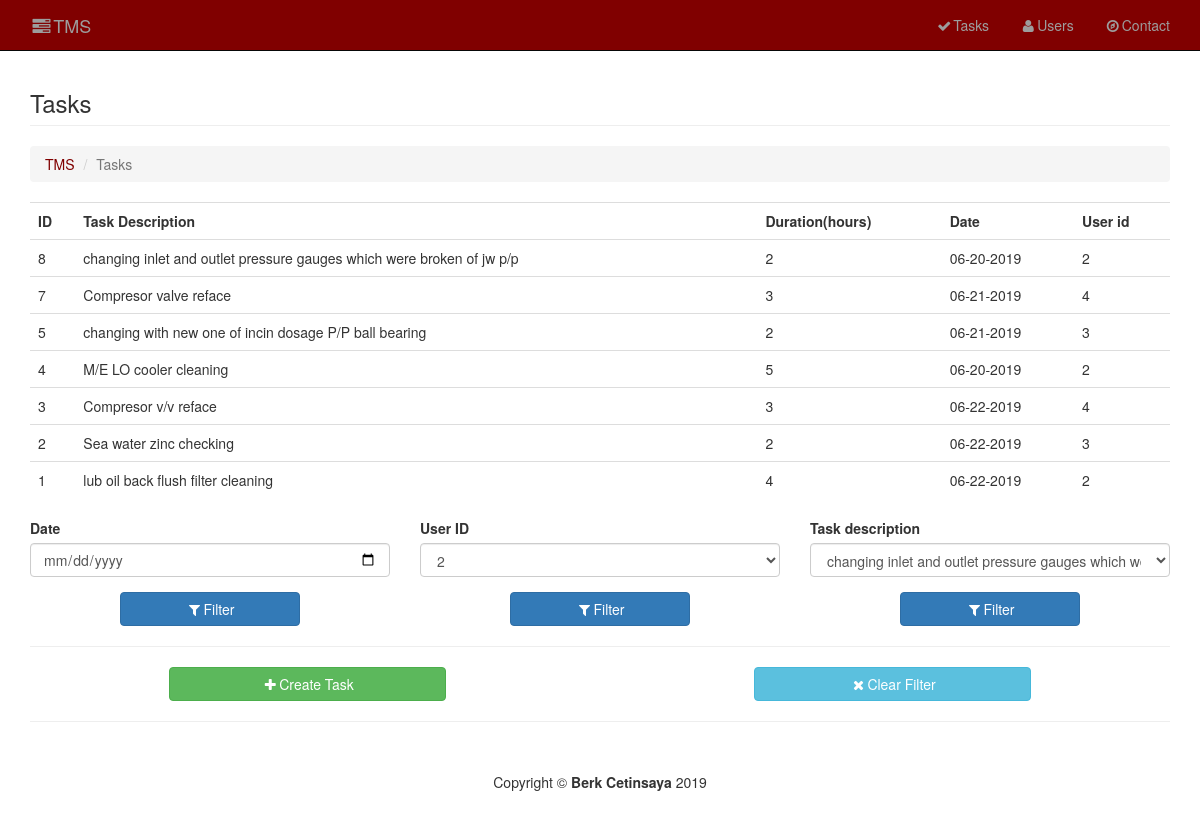
/task.php, run on the app's committed database.
### tables this page shows
CREATE TABLE `task` (
  `idtask` int(11) NOT NULL,
  `name` varchar(255) DEFAULT NULL,
  `duration` varchar(45) DEFAULT NULL,
  `date` varchar(45) DEFAULT NULL,
  `userid` int(11) DEFAULT NULL
);

### task.php (the view, shortened to what this page needs)
<?php
	include("db_conn.php");
	include_once "header.php";
?>
		<div class="container">
			<div class="row">
				<div class="col-lg-12">
					<h3 class="page-header">Tasks</h3>
					<ol class="breadcrumb">
						<li><a style="color:#800000;" href="index.php">TMS</a></li>
						<li class="active">Tasks</li>
					</ol>
				</div>
			</div>
			<div class="row">
				<div class="col-lg-12">
				<?php if (isset($_POST['filterUserIDButton'])) { ?>
				        <div style="height:50%;overflow:auto;">
                            <table class="table">
                                <tr>
                                    <th>Task ID</th>
                                    <th>Task Description</th>
                                    <th>Duration(hours)</th>
                                    <th>Date</th>
                                    <th>User ID</th>
                                </tr>
                                <?php
									$filterUserID = $_POST['filterUserID'];
									$result = $db->query("select * from task where userid = '{$filterUserID}' GROUP BY idtask DESC");
									while ($row = $result->fetch_assoc()) {
										$task_id       = $row['idtask'];
										$task_name     = $row['name'];
										$task_duration = $row['duration'];
										$date          = $row['date'];
										$user_id       = $row['userid'];
										echo
											'<tr>
												<td>' . $task_id . '</td>
												<td>' . $task_name . '</td>
												<td>' . $task_duration . '</td>
												<td>' . $date . '</td>
												<td>' . $user_id . '</td>
											</tr>';
									}
									$result->free();
                                ?>
                            </table>
                        </div>
					<?php } else{ ?>
								<div style="height:50%;overflow:auto;">
									<table class="table">
										<tr>
											<th>ID</th>
											<th>Task Description</th>
											<th>Duration(hours)</th>
											<th>Date</th>
											<th>User id</th>
										</tr>
										<?php
											$result = $db->query("select * from task GROUP BY idtask DESC");
											while ($row = $result->fetch_assoc()) {
												$task_id       = $row['idtask'];
												$task_name     = $row['name'];
												$task_duration = $row['duration'];
												$date          = $row['date'];
												$user_id       = $row['userid'];
												echo
													'<tr>
														<td>' . $task_id . '</td>
														<td>' . $task_name . '</td>
														<td>' . $task_duration . '</td>
														<td>' . $date . '</td>
														<td>' . $user_id . '</td>
													</tr>';
											}
										?>
									</table>
								</div>
					<?php }	?>
				</div>
			</div>
			<div class="row">
				<div class="col-xs-4 col-sm-4 col-lg-4">
					<form style action="<?= $_SERVER['PHP_SELF'] ?>" method="post">
						<div class="form-group">
							<label for="filterDate" class="col-2 col-form-label">Date</label>
							<input class="form-control" type="date" placeholder="mm-dd-yyyy" id="filterDate" name="filterDate">
						</div>
						<button name="filterDateButton" type="submit" class="btn btn-primary col-sm-6 col-sm-offset-3 col-md-6 col-md-offset-3 col-lg-6 col-lg-offset-3"><i class="fa fa-fw fa-filter"></i>Filter</button>
					</form>
				</div>
				<div class="col-xs-4 col-sm-4 col-lg-4">
					<form style action="<?= $_SERVER['PHP_SELF'] ?>" method="post">
						<div class="form-group">
							<label for="filterUserID" class="col-2 col-form-label">User ID</label>
							<select class="form-control" id="filterUserID" name="filterUserID">
								<?php
									$result = $db->query("select distinct userid from task group by userid asc");
									while($row = $result->fetch_assoc()){
										$user_id        = $row['userid'];
										echo '<option>' . $user_id . '</option>';
									}
								?>
							</select>
						</div>
						<button name="filterUserIDButton" type="submit" class="btn btn-primary col-sm-6 col-sm-offset-3 col-md-6 col-md-offset-3 col-lg-6 col-lg-offset-3"><i class="fa fa-fw fa-filter"></i>Filter</button>
					</form>
				</div>
				<div class="col-xs-4 col-sm-4 col-lg-4">
					<form style action="<?= $_SERVER['PHP_SELF'] ?>" method="post">
						<div class="form-group">
							<label for="filterTask" class="col-2 col-form-label">Task description</label>
							<select class="form-control" id="filterTask" name="filterTask">
								<?php
									$result = $db->query("select distinct name from task group by name asc");
									while($row = $result->fetch_assoc()){
										$task_name     = $row['name'];
										echo '<option>' . $task_name . '</option>';
									}
								?>
							</select>
						</div>
						<button name="filterTaskButton" type="submit" class="btn btn-primary col-sm-6 col-sm-offset-3 col-md-6 col-md-offset-3 col-lg-6 col-lg-offset-3"><i class="fa fa-fw fa-filter"></i>Filter</button>
					</form>
				</div>
			</div>
			<hr>
			<div class="row">
				<div class="col-xs-6 col-sm-6 col-lg-6">
						<a class="btn btn-success col-xs-9 col-xs-offset-3 col-sm-6 col-sm-offset-3 col-md-6 col-md-offset-3 col-lg-6 col-lg-offset-3" href="createTask.php"><i class="fa fa-fw fa-plus"></i>Create Task</a>
				</div>
				<div class="col-xs-6 col-sm-6 col-lg-6">
						<a class="btn btn-info col-xs-9 col-sm-6 col-sm-offset-3 col-md-6 col-md-offset-3 col-lg-6 col-lg-offset-3" href="task.php"><i class="fa fa-fw fa-remove"></i>Clear Filter</a>
				</div>
			</div>
<?php include_once("footer.php");?>

### header.php (shortened to what this page needs)
<!DOCTYPE HTML>
    <head>
        <link href="assets/css/bootstrap.min.css" rel="stylesheet">
        <link href="assets/css/modern-business.css" rel="stylesheet">
        <link href="assets/font-awesome/css/font-awesome.min.css" rel="stylesheet" type="text/css">
    </head>
    <body>
        <nav style="background-color:#800000;" class="navbar navbar-inverse navbar-fixed-top" role="navigation">
            <div class="container">
                <div class="navbar-header">
                    <a class="navbar-brand" href="index.php"><i class="fa fa-fw fa-tasks"></i>TMS</a>
                </div>
                <div class="collapse navbar-collapse" id="bs-example-navbar-collapse-1">
                    <ul class="nav navbar-nav navbar-right">
                        <li>
                            <a href="task.php"><i class="fa fa-fw fa-check"></i>Tasks</a>
                        </li>
                        <li>
                            <a href="user.php"><i class="fa fa-fw fa-user"></i>Users</a>
                        </li>
                        <li>
                            <a href="contact.php"><i class="fa fa-fw fa-compass"></i>Contact</a>
                        </li>
                    </ul>
                </div>
            </div>
        </nav>

### footer.php (shortened to what this page needs)
<hr>
<footer>
    <div class="row text-center">
        <div class="col-lg-12">
            <p>Copyright &copy; <b>Berk Cetinsaya</b> <?php echo date("Y"); ?></p>
        </div>
    </div>
</footer>
</div>
</body>
</html>

### assets/css/modern-business.css (style rules this page uses)
html, body { height: 100%; }
body { padding-top: 50px; }
footer { margin: 50px 0; }

### data on the page
task: idtask "8", name "changing inlet and outlet pressure gauges which were broken of jw p/p", duration "2", date "06-20-2019", userid "2"
task: idtask "7", name "Compresor valve reface", duration "3", date "06-21-2019", userid "4"
task: idtask "5", name "changing with new one of incin dosage P/P ball bearing", duration "2", date "06-21-2019", userid "3"
task: idtask "4", name "M/E LO cooler cleaning", duration "5", date "06-20-2019", userid "2"
task: idtask "3", name "Compresor v/v reface", duration "3", date "06-22-2019", userid "4"
task: idtask "2", name "Sea water zinc checking", duration "2", date "06-22-2019", userid "3"
task: idtask "1", name "lub oil back flush filter cleaning", duration "4", date "06-22-2019", userid "2"

### other printed values
form field filterUserID "2"
form field filterTask "changing inlet and outlet pressure gauges which were broken of jw p/p"
